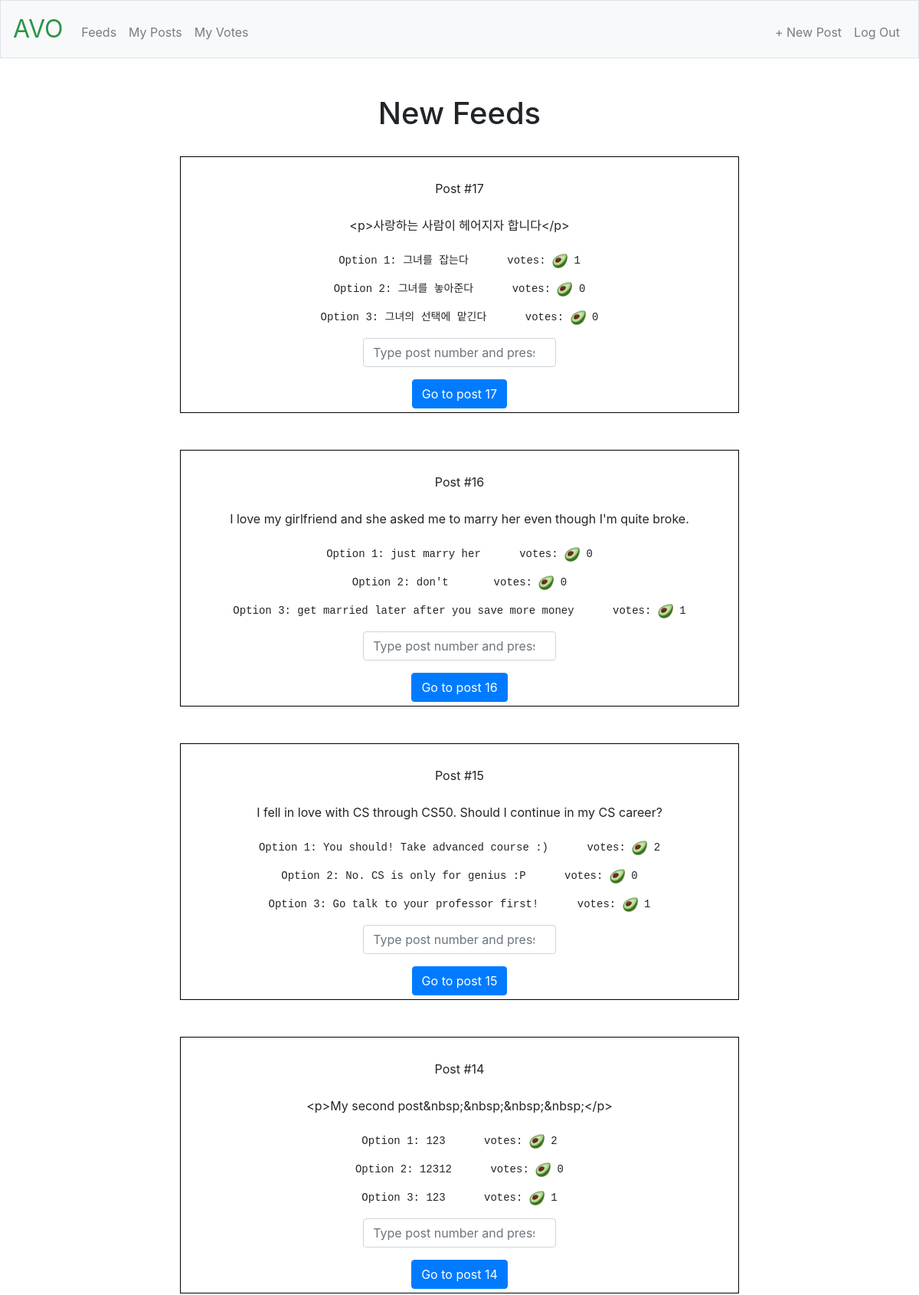
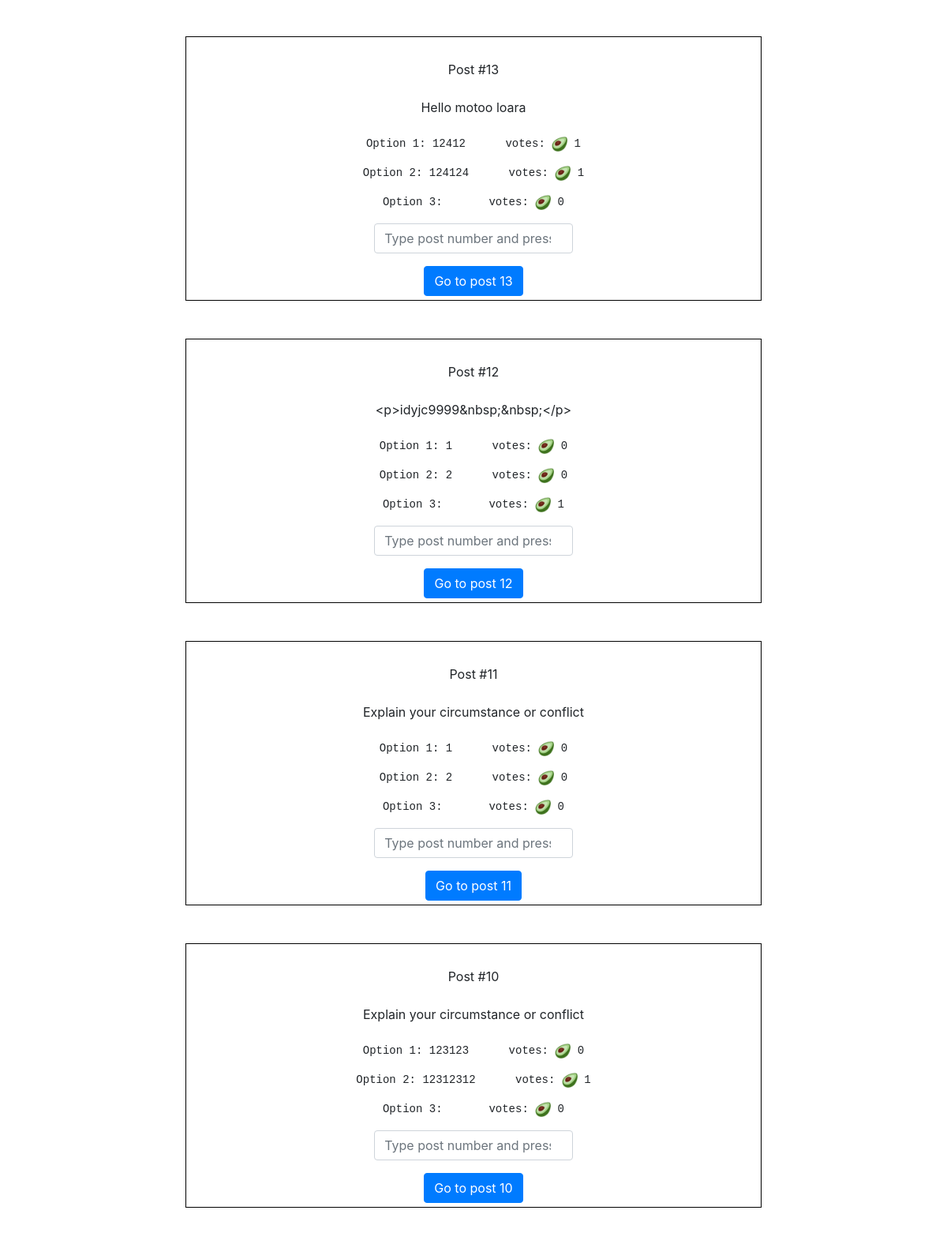
The app's page /feed (signed in, upper part) with its own data (2 pictures, top to bottom).
### tables this page shows
CREATE TABLE posts (id INTEGER PRIMARY KEY AUTOINCREMENT NOT NULL, user_id INT, text TEXT, option1 TEXT, option2 TEXT, option3 TEXT, option1_count INT DEFAULT(0), option2_count INT DEFAULT(0), option3_count INT DEFAULT(0), time TEXT DEFAULT CURRENT_TIMESTAMP, FOREIGN KEY(user_id) REFERENCES user(id));

### application.py (the view, shortened to what this page needs)
@app.route("/feed", methods=["GET", "POST"])
@login_required
def feed():
    if request.method == "GET":
        rows = db.execute("SELECT * FROM posts ORDER BY id DESC")
        return render_template("feed.html", rows=rows)

### application.py (called while the page is built)
@app.after_request
def after_request(response):
    response.headers["Cache-Control"] = "no-cache, no-store, must-revalidate"
    response.headers["Expires"] = 0
    response.headers["Pragma"] = "no-cache"
    return response

### helpers.py (called while the page is built)
def login_required(f):
    @wraps(f)
    def decorated_function(*args, **kwargs):
        if session.get("user_id") is None:
            return redirect("/login")
        return f(*args, **kwargs)
    return decorated_function

### templates/feed.html (shortened to what this page needs)
{% extends "layout.html" %}
{% block main %}
    <h1>New Feeds</h1>
    <br>
    {% for row in rows %}
        <div class="post">
            <br>
            <div>Post #{{ row["id"] }}</div>
            <br>
            <div class="text">{{ row["text"] }}</div>
            <br>
            <pre>Option 1: {{ row["option1"] }}      votes: <image class="avo" src="/static/favicon.ico"/> {{ row["option1_count"] }}</pre>
            <pre>Option 2: {{ row["option2"] }}      votes: <image class="avo" src="/static/favicon.ico"/> {{ row["option2_count"] }}</pre>
            <pre>Option 3: {{ row["option3"] }}      votes: <image class="avo" src="/static/favicon.ico"/> {{ row["option3_count"] }}</pre>
            <form action="/feed" method="post">
                <div class="form-group">
                    <input autocomplete="off" autofocus class="form-control" name="part" placeholder="Type post number and press" type="number">
                </div>
                <button class="btn btn-primary" type="submit">Go to post {{ row["id"] }}</button>
            </form>
        </div>
        <br>
        <br>
    {% endfor %}
{% endblock %}

### templates/layout.html (shortened to what this page needs)
<!DOCTYPE html>
<html lang="en">
    <head>
        <link href="https://maxcdn.bootstrapcdn.com/bootstrap/4.1.3/css/bootstrap.min.css" rel="stylesheet">
        <link href="http://cdnjs.cloudflare.com/ajax/libs/summernote/0.8.12/summernote.css" rel="stylesheet">
        <link href="/static/styles.css" rel="stylesheet">
    </head>
    <body>
        <nav class="navbar navbar-expand-md navbar-light bg-light border">
            <a class="navbar-brand" href="/feed"><span class="green">A</span><span class="green">V</span><span class="green">O</span></a>
            <div class="collapse navbar-collapse" id="navbar">
                {% if session.user_id %}
                    <ul class="navbar-nav mr-auto mt-2">
                        <li class="nav-item"><a class="nav-link" href="/feed">Feeds</a></li>
                        <li class="nav-item"><a class="nav-link" href="/mypost">My Posts</a></li>
                        <li class="nav-item"><a class="nav-link" href="/myvote">My Votes</a></li>
                    </ul>
                    <ul class="navbar-nav ml-auto mt-2">
                        <li class="nav-item"><a class="nav-link" href="/new">+ New Post</a></li>
                        <li class="nav-item"><a class="nav-link" href="/logout">Log Out</a></li>
                    </ul>
                {% else %}
                    <ul class="navbar-nav ml-auto mt-2">
                        <li class="nav-item"><a class="nav-link" href="/register">Register</a></li>
                        <li class="nav-item"><a class="nav-link" href="/login">Log In</a></li>
                    </ul>
                {% endif %}
            </div>
        </nav>
        <main class="container p-5">
            {% block main %}{% endblock %}
        </main>
    </body>
</html>

### static/styles.css (style rules this page uses)
nav .navbar-brand { font-size: xx-large; }
nav .navbar-brand .green { color: #2e944b; }
main .form-control { display: inline-block; width: 35%; }
main { overflow-x: auto; text-align: center; }
main img { max-width: 100%; }
.post { margin-left: auto; margin-right: auto; width: 70%; word-wrap: break-word; border:1px solid black; padding: 5px 5px; }
.avo { width: 20px; }

### records on screen
posts: id "17", text "<p>사랑하는 사람이 헤어지자 합니다</p>", option1 "그녀를 잡는다", option1_count "1", option2 "그녀를 놓아준다", option2_count "0", option3 "그녀의 선택에 맡긴다", option3_count "0"
posts: id "16", text "I love my girlfriend and she asked me to marry her even though I'm quite broke.", option1 "just marry her", option1_count "0", option2 "don't", option2_count "0", option3 "get married later after you save more money", option3_count "1"
posts: id "15", text "I fell in love with CS through CS50. Should I continue in my CS career?", option1 "You should! Take advanced course :)", option1_count "2", option2 "No. CS is only for genius :P", option2_count "0", option3 "Go talk to your professor first!", option3_count "1"
posts: id "14", text "<p>My second post&nbsp;&nbsp;&nbsp;&nbsp;</p>", option1 "123", option1_count "2", option2 "12312", option2_count "0", option3 "123", option3_count "1"
posts: id "13", text "Hello motoo loara", option1 "12412", option1_count "1", option2 "124124", option2_count "1", option3_count "0"
posts: id "12", text "<p>idyjc9999&nbsp;&nbsp;</p>", option1 "1", option1_count "0", option2 "2", option2_count "0", option3_count "1"
posts: id "11", text "Explain your circumstance or conflict", option1 "1", option1_count "0", option2 "2", option2_count "0", option3_count "0"
posts: id "10", text "Explain your circumstance or conflict", option1 "123123", option1_count "0", option2 "12312312", option2_count "1", option3_count "0"
